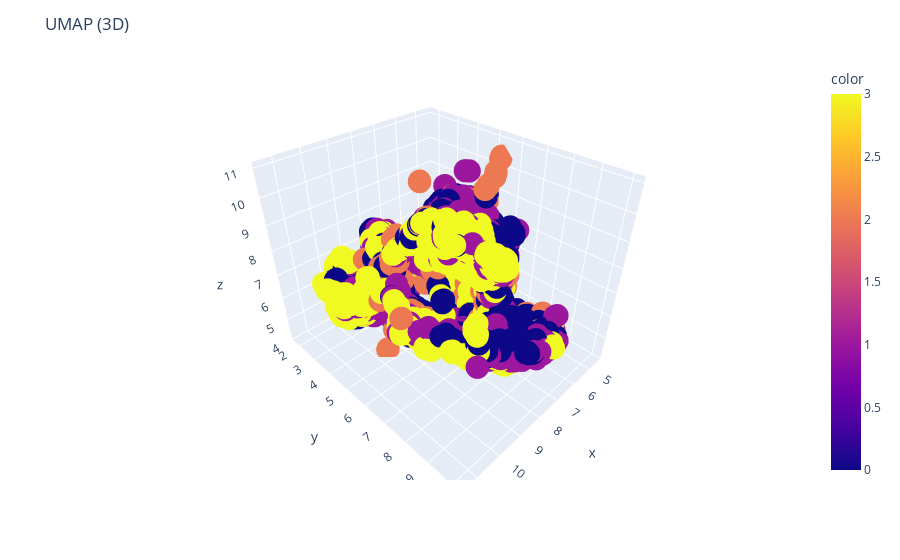

The code cell stored with this chart in its notebook:
### Code cell
plot_umap_images_3d_plotly(images,labels)

### Figure 1 — Plotly figure (JSON) as saved in the notebook; plotly's stock layout.template omitted (floating-point values rounded to 4 significant figures; data arrays with more than 128 entries replaced by an {"elided": "..."} marker saying what was removed)
{"data": [{"hovertemplate": "x=%{x}<br>y=%{y}<br>z=%{z}<br>color=%{marker.color}<extra></extra>", "legendgroup": "", "marker": {"color": {"elided": "3096 int values"}, "coloraxis": "coloraxis", "symbol": "circle"}, "mode": "markers", "name": "", "scene": "scene", "showlegend": false, "type": "scatter3d", "x": {"elided": "3096 float values"}, "y": {"elided": "3096 float values"}, "z": {"elided": "3096 float values"}}], "layout": {"coloraxis": {"colorbar": {"title": {"text": "color"}}, "colorscale": [[0, "#0d0887"], [0.1111, "#46039f"], [0.2222, "#7201a8"], [0.3333, "#9c179e"], [0.4444, "#bd3786"], [0.5556, "#d8576b"], [0.6667, "#ed7953"], [0.7778, "#fb9f3a"], [0.8889, "#fdca26"], [1, "#f0f921"]]}, "legend": {"tracegroupgap": 0}, "margin": {"t": 60}, "scene": {"domain": {"x": [0, 1], "y": [0, 1]}, "xaxis": {"title": {"text": "x"}}, "yaxis": {"title": {"text": "y"}}, "zaxis": {"title": {"text": "z"}}}, "title": {"text": "UMAP (3D)"}}}
